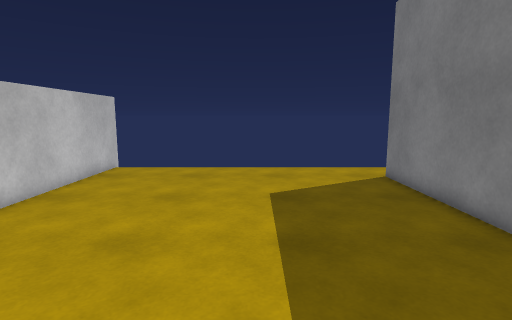
view 1 (above)

19 first-person views from a walk through a Unity game level. The camera is 1.4 m above the floor, tilts 8° down and sees 80° across. The floor is counted in squares, 0.5 m on a side. Each view is taken from the middle of a square. On the plan, view 1 faces up. The plan holds only what a view shows up to about 20 squares ahead; the rest is blank. The place goes on beyond the plan. The player character is not drawn. Surface patterns are stand-ins for the level's own textures.

view 2
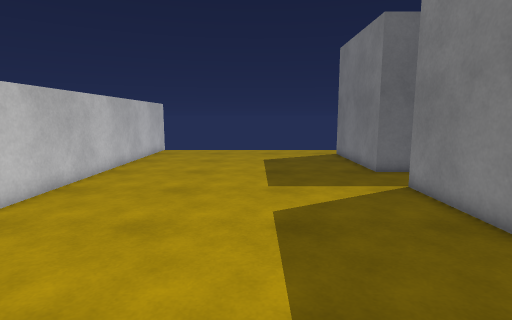

view 3
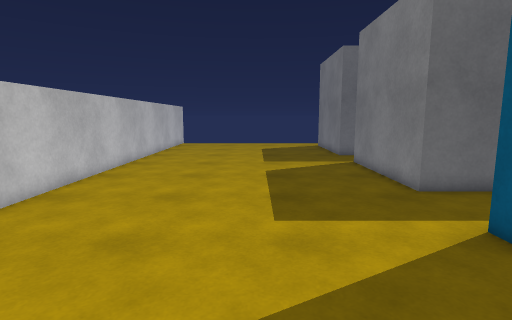

view 4
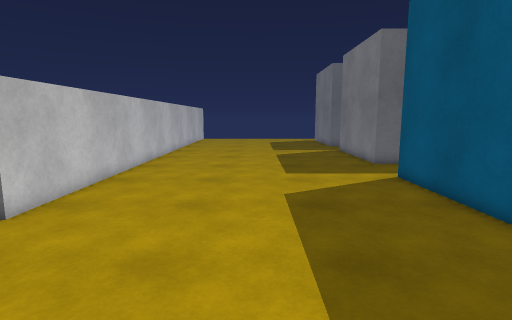

view 5
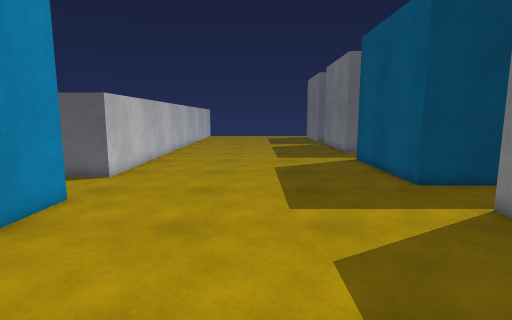

view 6
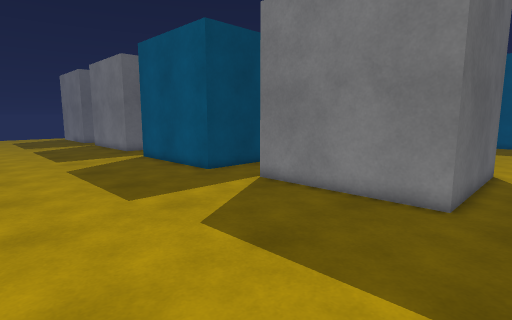

view 7
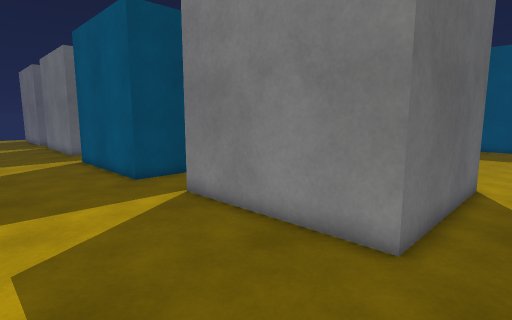

view 8
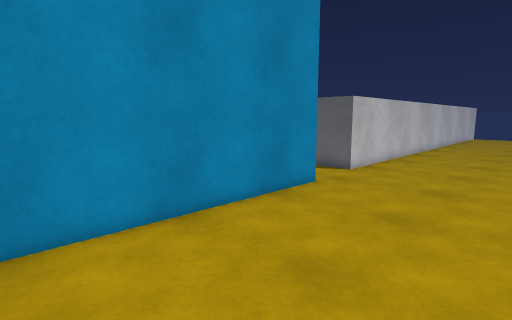

view 9
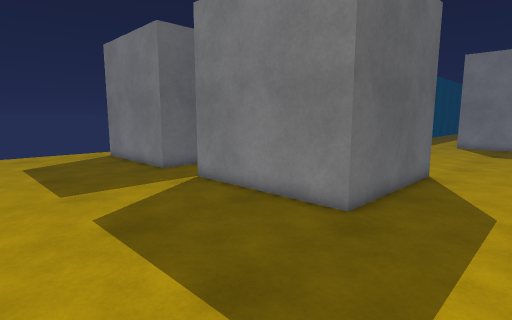

view 10
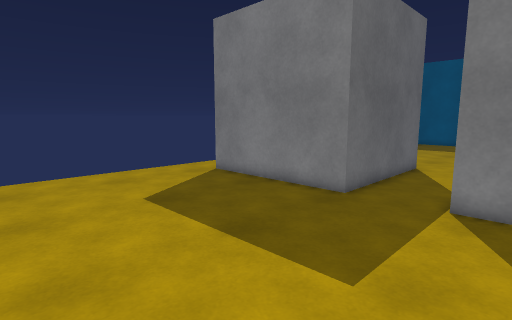

view 11
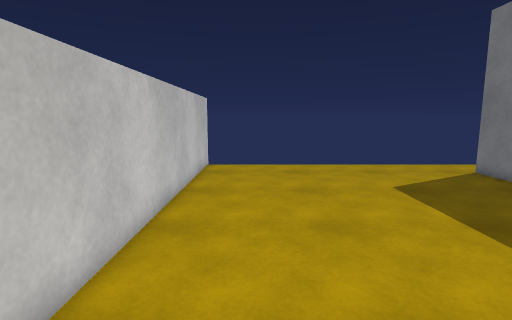

view 12
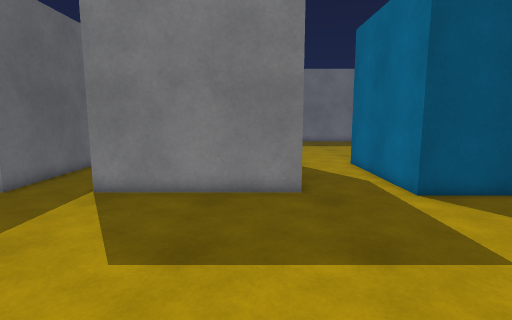

view 13
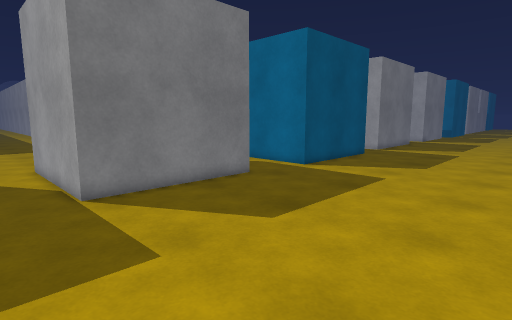

view 14
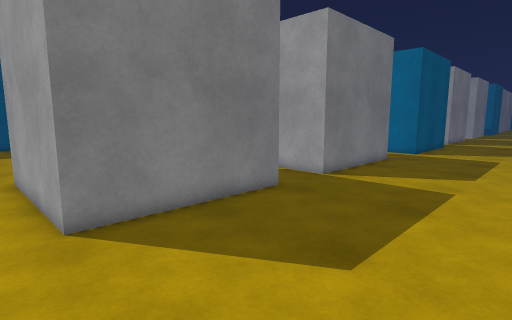

view 15
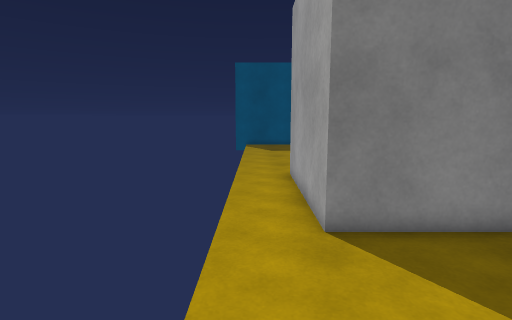

view 16
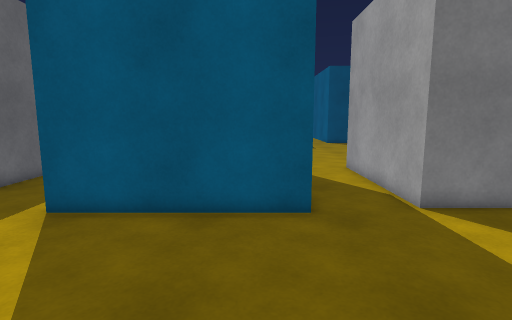

view 17
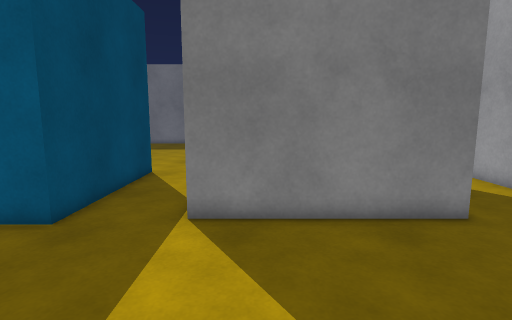

view 18
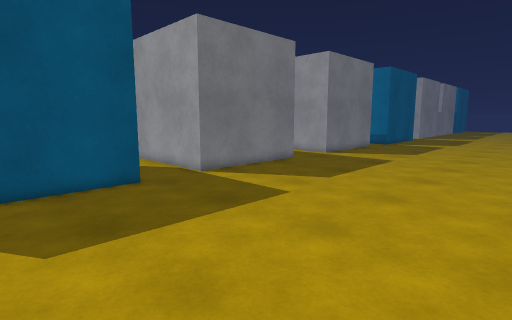

view 19
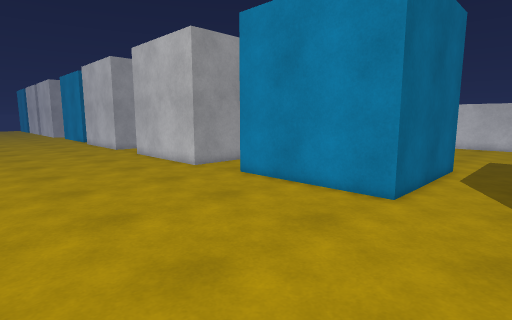

### Floor plan
Points are (right, up) in squares from view 1. A wall is a line through its corners. A room is listed if a view was taken in it or the views show most of it. See-through windows are left out.
Room 1 (views 1, 2, 3, 4, 5, 6, 7, 8, 9, 10, 11, 12, 13, 14, 15, 16, 17, 18)
walls: (14.1, -4.7) (6.2, -4.7) (6.2, 3.1) (14, 3.1); (-7.5, -18.8) (-7.5, -29.5); (13.5, -16.6) (5.7, -16.6) (5.7, -8.8) (13.5, -8.8); (14.1, 6.5) (6.2, 6.5) (6.2, 14.3) (14, 14.3); (14.1, -27.9) (6.2, -27.9) (6.2, -20.1) (14, -20.1); (-7.9, 17.4) (-7.9, -14.9) (-8.5, -14.9)
ways out: opening at (13.5, -18.5) to room 2; opening at (14.3, -7) to room 2; opening at (14.5, -29.5) to room 2; opening at (14.5, 4.5) to room 2; opening at (15, 15.5) to room 2
Room 2 (view 19)
walls: (13.5, -8.8) (13.5, -16.6); (14, -20.1) (14, -23.6)
ways out: opening at (13.5, -18.5) to room 1; opening at (14.3, -7) to room 1; opening at (14.5, -29.5) to room 1; opening at (14.5, 4.5) to room 1; opening at (15, 15.5) to room 1

Positions as (right, up) in squares from view 1, and headings:
1: (0, 0), facing up
2: (0, -9), facing up
3: (0, -16), facing up
4: (-1, -23), facing up
5: (-1, -29), facing up
6: (-4, -30), facing up-right
7: (0, -30), facing up-right
8: (0, -30), facing up-left
9: (-2, -9), facing up-right
10: (-4, 1), facing up-right
11: (-5, -1), facing up
12: (-5, -3), facing right
13: (-5, 6), facing down-right
14: (-2, 16), facing down-right
15: (-1, 16), facing right
16: (-3, -15), facing right
17: (-2, -22), facing right
18: (-7, -11), facing down-right
19: (24, -5), facing down-left
